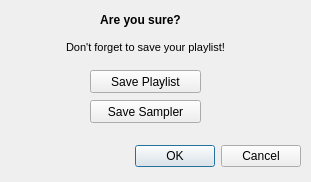
<?xml version="1.0" encoding="UTF-8"?>
<ui version="4.0">
 <class>exitDialog</class>
 <widget class="QDialog" name="exitDialog">
  <property name="geometry">
   <rect>
    <x>0</x>
    <y>0</y>
    <width>311</width>
    <height>182</height>
   </rect>
  </property>
  <property name="windowTitle">
   <string>Dialog</string>
  </property>
  <widget class="QDialogButtonBox" name="buttonBox">
   <property name="geometry">
    <rect>
     <x>30</x>
     <y>140</y>
     <width>271</width>
     <height>32</height>
    </rect>
   </property>
   <property name="orientation">
    <enum>Qt::Horizontal</enum>
   </property>
   <property name="standardButtons">
    <set>QDialogButtonBox::Cancel|QDialogButtonBox::Ok</set>
   </property>
  </widget>
  <widget class="QLabel" name="label">
   <property name="geometry">
    <rect>
     <x>90</x>
     <y>10</y>
     <width>101</width>
     <height>21</height>
    </rect>
   </property>
   <property name="text">
    <string>&lt;html&gt;&lt;head/&gt;&lt;body&gt;&lt;p align=&quot;center&quot;&gt;&lt;span style=&quot; font-weight:600;&quot;&gt;Are you sure?&lt;/span&gt;&lt;/p&gt;&lt;/body&gt;&lt;/html&gt;</string>
   </property>
  </widget>
  <widget class="QPushButton" name="pushButton">
   <property name="geometry">
    <rect>
     <x>90</x>
     <y>70</y>
     <width>111</width>
     <height>23</height>
    </rect>
   </property>
   <property name="text">
    <string>Save Playlist</string>
   </property>
  </widget>
  <widget class="QLabel" name="label_2">
   <property name="geometry">
    <rect>
     <x>50</x>
     <y>40</y>
     <width>191</width>
     <height>16</height>
    </rect>
   </property>
   <property name="font">
    <font>
     <pointsize>14</pointsize>
    </font>
   </property>
   <property name="text">
    <string>&lt;html&gt;&lt;head/&gt;&lt;body&gt;&lt;p align=&quot;center&quot;&gt;&lt;span style=&quot; font-size:8pt;&quot;&gt;Don't forget to save your playlist!&lt;/span&gt;&lt;/p&gt;&lt;/body&gt;&lt;/html&gt;</string>
   </property>
  </widget>
  <widget class="QPushButton" name="pushButton_2">
   <property name="geometry">
    <rect>
     <x>90</x>
     <y>100</y>
     <width>111</width>
     <height>23</height>
    </rect>
   </property>
   <property name="text">
    <string>Save Sampler</string>
   </property>
  </widget>
 </widget>
 <resources/>
 <connections>
  <connection>
   <sender>buttonBox</sender>
   <signal>accepted()</signal>
   <receiver>exitDialog</receiver>
   <slot>accept()</slot>
   <hints>
    <hint type="sourcelabel">
     <x>248</x>
     <y>254</y>
    </hint>
    <hint type="destinationlabel">
     <x>157</x>
     <y>274</y>
    </hint>
   </hints>
  </connection>
  <connection>
   <sender>buttonBox</sender>
   <signal>rejected()</signal>
   <receiver>exitDialog</receiver>
   <slot>reject()</slot>
   <hints>
    <hint type="sourcelabel">
     <x>316</x>
     <y>260</y>
    </hint>
    <hint type="destinationlabel">
     <x>286</x>
     <y>274</y>
    </hint>
   </hints>
  </connection>
 </connections>
</ui>
